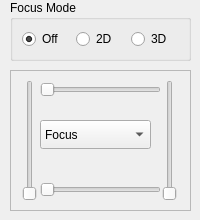
  <widget class="QDockWidget" name="focusDockWidget" >
   <property name="sizePolicy" >
    <sizepolicy vsizetype="Preferred" hsizetype="Maximum" >
     <horstretch>0</horstretch>
     <verstretch>0</verstretch>
    </sizepolicy>
   </property>
   <property name="minimumSize" >
    <size>
     <width>200</width>
     <height>220</height>
    </size>
   </property>
   <property name="allowedAreas" >
    <set>Qt::LeftDockWidgetArea|Qt::RightDockWidgetArea</set>
   </property>
   <property name="windowTitle" >
    <string>Stylized Focus</string>
   </property>
   <attribute name="dockWidgetArea" >
    <number>2</number>
   </attribute>
   <widget class="QWidget" name="dockWidgetContents_5" >
    <widget class="QGroupBox" name="groupBox" >
     <property name="geometry" >
      <rect>
       <x>10</x>
       <y>0</y>
       <width>181</width>
       <height>61</height>
      </rect>
     </property>
     <property name="title" >
      <string>Focus Mode</string>
     </property>
     <layout class="QHBoxLayout" >
      <item>
       <widget class="QRadioButton" name="focusOffButton" >
        <property name="text" >
         <string>Off</string>
        </property>
        <property name="checked" >
         <bool>true</bool>
        </property>
       </widget>
      </item>
      <item>
       <widget class="QRadioButton" name="focus2DButton" >
        <property name="text" >
         <string>2D</string>
        </property>
       </widget>
      </item>
      <item>
       <widget class="QRadioButton" name="focus3DButton" >
        <property name="text" >
         <string>3D</string>
        </property>
       </widget>
      </item>
     </layout>
    </widget>
    <widget class="QFrame" name="frame" >
     <property name="geometry" >
      <rect>
       <x>10</x>
       <y>70</y>
       <width>181</width>
       <height>141</height>
      </rect>
     </property>
     <property name="frameShape" >
      <enum>QFrame::StyledPanel</enum>
     </property>
     <property name="frameShadow" >
      <enum>QFrame::Raised</enum>
     </property>
     <widget class="QSlider" name="v1Slider" >
      <property name="geometry" >
       <rect>
        <x>10</x>
        <y>10</y>
        <width>20</width>
        <height>121</height>
       </rect>
      </property>
      <property name="maximum" >
       <number>100</number>
      </property>
      <property name="singleStep" >
       <number>1</number>
      </property>
      <property name="orientation" >
       <enum>Qt::Vertical</enum>
      </property>
     </widget>
     <widget class="QComboBox" name="transferComboBox" >
      <property name="geometry" >
       <rect>
        <x>30</x>
        <y>50</y>
        <width>111</width>
        <height>29</height>
       </rect>
      </property>
      <item>
       <property name="text" >
        <string>Focus</string>
       </property>
      </item>
      <item>
       <property name="text" >
        <string>Line Color</string>
       </property>
      </item>
      <item>
       <property name="text" >
        <string>Line Opacity</string>
       </property>
      </item>
      <item>
       <property name="text" >
        <string>Line Texture</string>
       </property>
      </item>
      <item>
       <property name="text" >
        <string>Line Elision</string>
       </property>
      </item>
      <item>
       <property name="text" >
        <string>Fill Fade</string>
       </property>
      </item>
      <item>
       <property name="text" >
        <string>Fill Desat.</string>
       </property>
      </item>
      <item>
       <property name="text" >
        <string>Paper Params.</string>
       </property>
      </item>
     </widget>
     <widget class="QSlider" name="v2Slider" >
      <property name="geometry" >
       <rect>
        <x>150</x>
        <y>10</y>
        <width>20</width>
        <height>121</height>
       </rect>
      </property>
      <property name="maximum" >
       <number>100</number>
      </property>
      <property name="singleStep" >
       <number>1</number>
      </property>
      <property name="pageStep" >
       <number>10</number>
      </property>
      <property name="orientation" >
       <enum>Qt::Vertical</enum>
      </property>
     </widget>
     <widget class="QSlider" name="nearSlider" >
      <property name="geometry" >
       <rect>
        <x>30</x>
        <y>110</y>
        <width>121</width>
        <height>20</height>
       </rect>
      </property>
      <property name="maximum" >
       <number>100</number>
      </property>
      <property name="singleStep" >
       <number>1</number>
      </property>
      <property name="orientation" >
       <enum>Qt::Horizontal</enum>
      </property>
     </widget>
     <widget class="QSlider" name="farSlider" >
      <property name="geometry" >
       <rect>
        <x>30</x>
        <y>10</y>
        <width>121</width>
        <height>20</height>
       </rect>
      </property>
      <property name="maximum" >
       <number>100</number>
      </property>
      <property name="singleStep" >
       <number>1</number>
      </property>
      <property name="orientation" >
       <enum>Qt::Horizontal</enum>
      </property>
     </widget>
    </widget>
   </widget>
  </widget>
